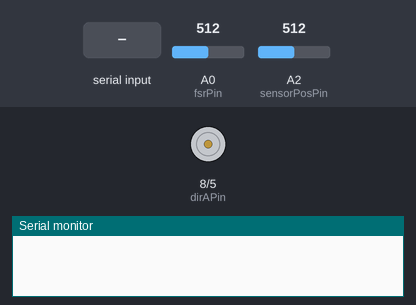
Bench run of a sketch on a simulated Arduino Uno, built with avr-gcc and run on an emulated ATmega328P. Shown: direction and speed pins drawn as motors (green arrow = direction pin HIGH = forward, orange = LOW = backward, longer = more drive), the last lines printed to the serial monitor. Inputs (shaded band) come from the test bench; at power-on: A0 (fsrPin) = 512, A2 (sensorPosPin) = 512.

Above: at 1.2 s.
1.3 s: "s\n" received over Serial
At 2.2 s:
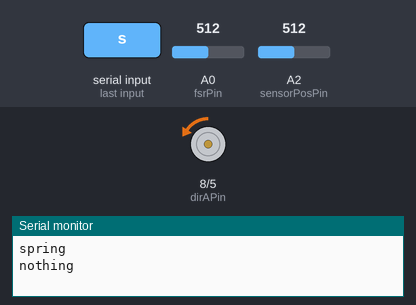
2.8 s: "d\n" received over Serial
At 3.3 s:
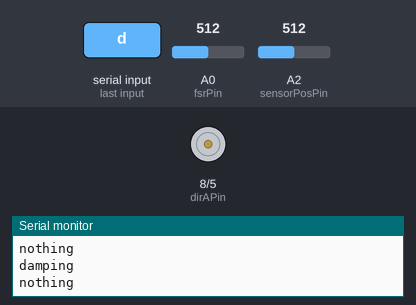
4.3 s: "t\n" received over Serial
At 5.6 s:
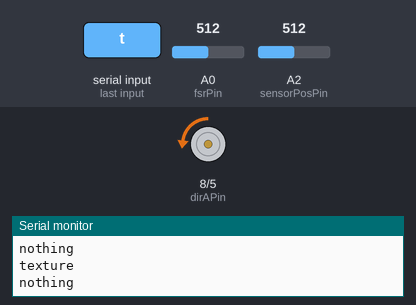
Timing chart, 0 to 7.3 s (numbered marks = the images above; inputs shaded):
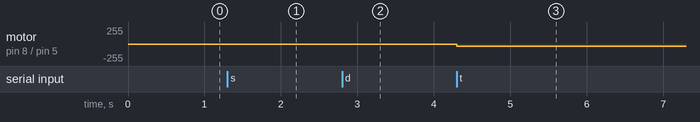

The sketch:

HapkitEnvironments.ino
```cpp
//-----------------------------------------------------------------
//Tania Morimoto, Stanford University
//09.03.13
//Use key strokes to switch between different virtual environments
//-----------------------------------------------------------------

//Includes
#include <TimerOne.h>
#include <math.h>

//Pin Declares
int pwmAPin = 5;
int dirAPin = 8;
int sensorPosPin = A2;

//Variables
int pos = 0;
int actualPos[3] = {0,0,0};  //keep track of 3 positions where 0 index = lastlast, 1 index = last, 2 = current
int flipCount = 0;           //keeps track of the number of flips over the 180deg mark
int tempOffset = 0;
int actualDiff = 0;
int lastactualDiff = 0;
int actualOffset = 0;
int lastactualOffset = 0;
const int flipThresh = 700;

double x = 0;
double x_cm = 0;
double lastx = 0;
double vel = 0;
double lastVel = 0;
double theta_s = 0;    //sector pulley angle
double m = 0.00019;    //linear curve fit (theta_s = m*pos + b) to ME sensor data
double b = -0.095;
double lx = 0.065659;  //[m]
double rp = 0.004191;  //[m]
double rs = 0.073152;  //[m]

char virtualEnvCase; //for switching between different environments
double force = 0;
double Tm = 0;
double duty = 0;
unsigned int output = 0;

unsigned long time;
int counter = 0;
boolean flipped = false;

//for FSR data
int fsrPin = A0; //force-sensitive resistor pin
int fsrValue = 0;
double e = 2.718;
double fsrForce;
//-----------------------------------
//Initialize
//-----------------------------------
void setup()
{
  // Set Up Serial
  Serial.begin(9600);

  // Set PWM frequency
  //TCCR0B = _BV(CS00);
  //TCCR0A = _BV(COM0A1) | _BV(COM0B1) | _BV(WGM00);
  setPwmFrequency(pwmAPin,1);

  // Input Pins
  pinMode(sensorPosPin, INPUT); // mag sensor input

  // Output Pins
  pinMode(pwmAPin, OUTPUT);  // PWM for A
  pinMode(dirAPin, OUTPUT);  // dir for A

  // Init Motor
  analogWrite(pwmAPin, 0);     // set to not be spinning (0/255)
  digitalWrite(dirAPin, LOW);  // set direction

  // Init Position
  actualPos[0] = analogRead(sensorPosPin);
  actualPos[1] = analogRead(sensorPosPin);

}

//-----------------------------------
// Main Loop
//-----------------------------------
void loop()
{
  // Check if something was sent to serial and respond
    if (Serial.available() > 0)
    {
      char inByte = Serial.read();
      virtualEnvCase = inByte;

      // Print what the enviroment is
      switch (virtualEnvCase)
      {
        case 'w': // (virtual wall)
          Serial.println("virtual wall");
          break;
        case 's': // (spring)
          Serial.println("spring");
          break;
        case 'd': // (damping)
          Serial.println("damping");
          break;
        case 't': // (texture)
          Serial.println("texture");
          break;
        default: // (default)
          Serial.println("nothing");
          break;
      }
    } // end if (Serial.available() > 0)

  //Get position of device
  actualPos[2] = analogRead(sensorPosPin);  //current position

  //calculate differences between MR sensor readings
  actualDiff = actualPos[2] - actualPos[1];      //difference btwn current pos and last pos
  lastactualDiff = actualPos[2] - actualPos[0];  //difference btwn current pos and last last pos
  actualOffset = abs(actualDiff);
  lastactualOffset = abs(lastactualDiff);

  //--------Update variables-----------
  actualPos[0] = actualPos[1];
  actualPos[1] = actualPos[2];

  //keep track of flips over 180 degrees
  if((lastactualOffset > flipThresh) && (!flipped))   //try different values here
  {
    if(lastactualDiff > 0)//(actualDiff > 0)
    {
      flipCount--;   //cw rotation for how I've been playing with MR sensor
    }
    else //if(actualDiff<0)
    {
      flipCount++;   //ccw rotation for how I've been playing with MR sensor
    }
    if(actualOffset > flipThresh)
    {
      pos = actualPos[2] + flipCount*actualOffset;      //if data was good and actual offset is above threshold
      tempOffset = actualOffset;
    }else    //in this case there was a blip in the data and we want to use lastactualOffset
    {
      pos = actualPos[2] + flipCount*lastactualOffset;    //update the pos value to account for any flips over 180deg *****changed this so that it is based on the ACTUAL OFFSET!!******
      tempOffset = lastactualOffset;
    }
    flipped = true;    //set boolean so that the next time through the loop won't trigger a flip
  }
  else
  {
    pos = actualPos[2] + flipCount*tempOffset;    //need to update pos based on what most recent offset is
    flipped = false;
  }

  //--------Calculations----------
  theta_s = m*pos + b;                   //based on linear-fit (theta_s is in radians)
  x = lx*theta_s;                      //x-position of sector pulley in [m]
  x_cm = x*100;                    //x-position in cm for debugging purposes
  vel = (.95)*lastVel + (0.05)*(x-lastx)/(.0003); //divide by what value...? depends on frequency?

  //--------Parameters-------------
  double kp = 100.0;    //virtual wall stiffness [N/m]
  double ks = 8.0;      //spring stiffness  [N/m]
  double B = 1.5;

  //-------*Environments*----------
  switch (virtualEnvCase)
  {
    case 'w': //virtual wall
      if(x < 0)
        {force = -kp*x;}   //if inside the wall create a force that pushes back out of the wall
      else
        {force = 0;}       //if outside the wall then no force
      break;
    case 's': // (spring)
      force = -ks*x;
      break;
    case 'd': //(damping)
      force = -B*vel;
      break;
    case 't': // (texture)
      force = 0.09*sin(2000*x);
      break;
    default:
      //do nothing
      break;
  }

  //--------Force output------------
  //Determine correct direction
  if(force < 0)  //[N]
  {
    digitalWrite(dirAPin, HIGH);
  } else
  {
    digitalWrite(dirAPin, LOW);
  }
  //Determine duty cycle based on force & write
  force = abs(force);
  Tm = rp/rs * lx * force;         // corresponding motor torque based on force
  duty = sqrt(Tm/.0053);      // map motor torque to PWM duty cycle
  if (duty > .80)
    {
      duty = .80;                   // output a maximum of 80% duty cycle
    }
  if (duty < 0)
    {
      duty = 0;
    }
  output = (int)(duty* 255);         // convert duty cycle to output signal
  analogWrite(pwmAPin,output);     // output the signal

  time = millis();    //returns the number of ms since program started running
  counter++;

//------Update variables------
lastx = x;
lastVel = vel;

//------FSR data collection-------
fsrValue = analogRead(fsrPin);
fsrForce = 0.7991*pow(e,0.0033*fsrValue) - 0.7991;
}

// --------------------------
// Set PWM Freq
// --------------------------
void setPwmFrequency(int pin, int divisor) {
  byte mode;
  if(pin == 5 || pin == 6 || pin == 9 || pin == 10) {
    switch(divisor) {
      case 1: mode = 0x01; break;
      case 8: mode = 0x02; break;
      case 64: mode = 0x03; break;
      case 256: mode = 0x04; break;
      case 1024: mode = 0x05; break;
      default: return;
    }
    if(pin == 5 || pin == 6) {
      TCCR0B = TCCR0B & 0b11111000 | mode;
    } else {
      TCCR1B = TCCR1B & 0b11111000 | mode;
    }
  } else if(pin == 3 || pin == 11) {
    switch(divisor) {
      case 1: mode = 0x01; break;
      case 8: mode = 0x02; break;
      case 32: mode = 0x03; break;
      case 64: mode = 0x04; break;
      case 128: mode = 0x05; break;
      case 256: mode = 0x06; break;
      case 1024: mode = 0x7; break;
      default: return;
    }
    TCCR2B = TCCR2B & 0b11111000 | mode;
  }
}
```

Measured:
- after the input at 1.3 s, motor on pin 8 (dirAPin) / pin 5 (pwmAPin): stopped → backward 7/255 at once
- after the input at 2.8 s, motor on pin 8 (dirAPin) / pin 5 (pwmAPin): backward 7/255 → stopped at once
- after the input at 4.3 s, motor on pin 8 (dirAPin) / pin 5 (pwmAPin): stopped → backward 35/255 at once
